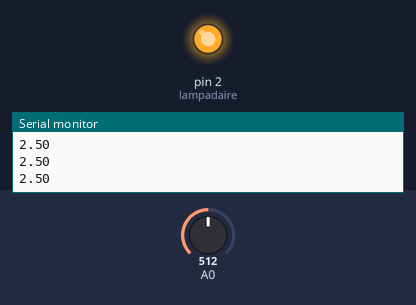
The sketch below on a simulated Arduino Uno, built with avr-gcc and run on an emulated ATmega328P. On the bench: output pins drawn as LEDs (lit = HIGH), the last lines printed to the serial monitor. The inputs (shaded band) are chosen by the test bench; at power-on: A0 = 512.

Above: at 1.2 s.
1.3 s: A0 set to 803
2.8 s: A0 set to 834
At 3.5 s:
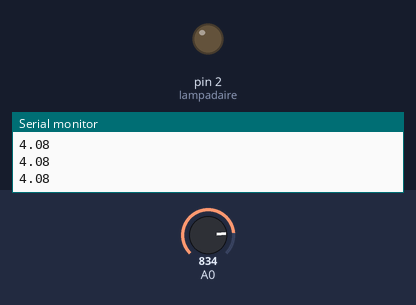
4.3 s: A0 set to 716
At 4.6 s:
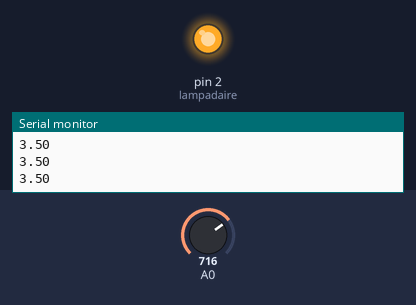
5.8 s: A0 set to 900
At 7.1 s:
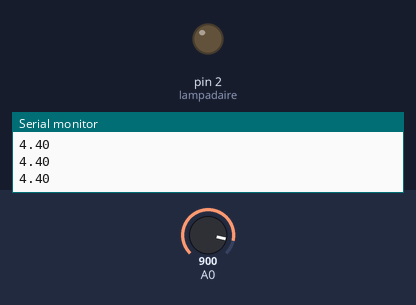
Timing chart, 0 to 8.3 s (numbered marks = the images above; inputs shaded):
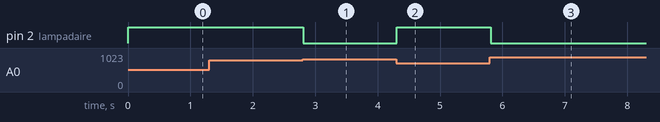

The sketch:

AllumageLampadaire.ino
```cpp
//Code écrit par Célia Roess

int lampadaire = 2;
int sensorValue;
float sensorValue_f;
float ValeurLum;

void setup() {
  Serial.begin(9600);
  pinMode(2,OUTPUT);
  digitalWrite(2,LOW);
}

void loop() {
  sensorValue = analogRead(A0); //lecture de la valeur numérique
  sensorValue_f = sensorValue;
  ValeurLum = (sensorValue_f*5)/1023;

  Serial.println(ValeurLum);

  if (ValeurLum > 4) {
    digitalWrite(lampadaire,LOW);
  }
  else {
    digitalWrite(lampadaire,HIGH);
  }
}
```

Measured:
- the behaviour switches between 818 and 819 on A0 (found by bisection; images 0 and 1)
- after the input at 2.8 s, pin 2 (lampadaire): HIGH → LOW at once
- after the input at 4.3 s, pin 2 (lampadaire): LOW → HIGH at once
- after the input at 5.8 s, pin 2 (lampadaire): HIGH → LOW at once
